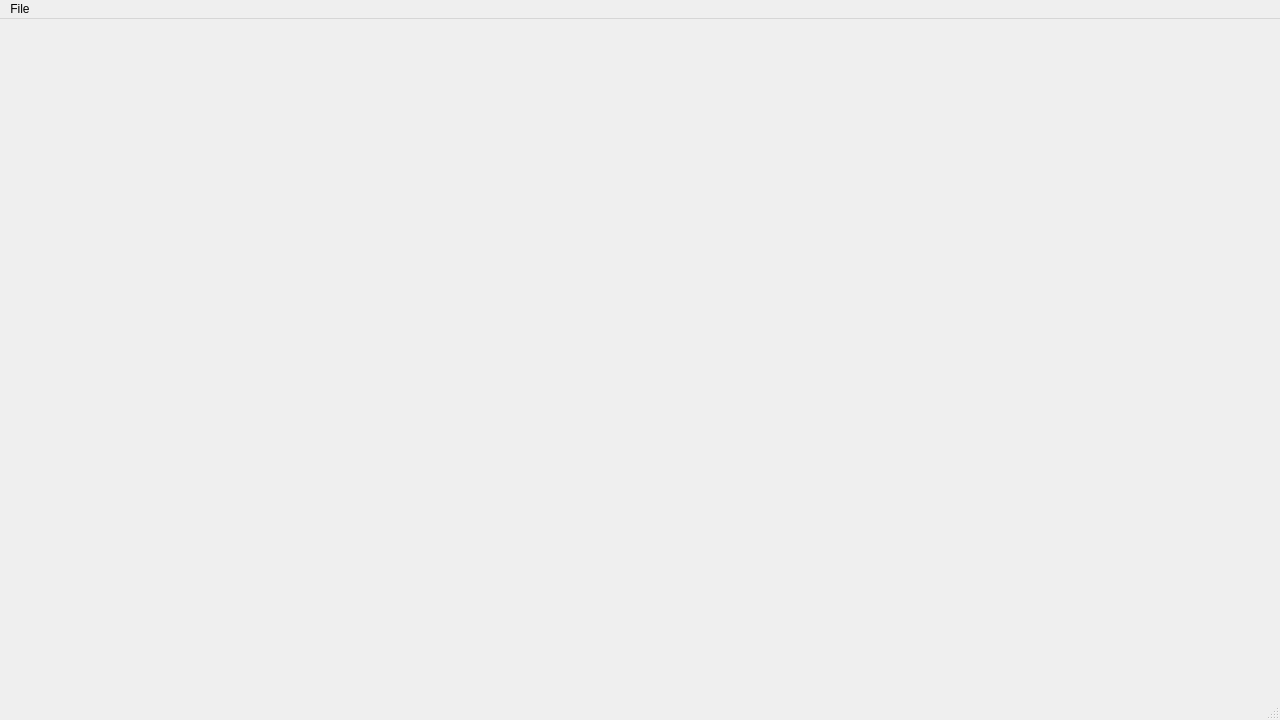
<?xml version="1.0" encoding="UTF-8"?>
<ui version="4.0">
 <class>MainWindow</class>
 <widget class="QMainWindow" name="MainWindow">
  <property name="geometry">
   <rect>
    <x>0</x>
    <y>0</y>
    <width>1280</width>
    <height>720</height>
   </rect>
  </property>
  <property name="sizePolicy">
   <sizepolicy hsizetype="Fixed" vsizetype="Fixed">
    <horstretch>0</horstretch>
    <verstretch>0</verstretch>
   </sizepolicy>
  </property>
  <property name="maximumSize">
   <size>
    <width>1280</width>
    <height>720</height>
   </size>
  </property>
  <property name="windowTitle">
   <string>Operation Graduation</string>
  </property>
  <property name="styleSheet">
   <string notr="true">background-image: url(:/Other/images/other/Title720.jpg);
</string>
  </property>
  <widget class="QWidget" name="centralwidget">
   <widget class="QMdiArea" name="mdiArea">
    <property name="geometry">
     <rect>
      <x>0</x>
      <y>0</y>
      <width>1280</width>
      <height>720</height>
     </rect>
    </property>
    <property name="styleSheet">
     <string notr="true">background-image: url(:/Other/images/other/Title720.jpg);
background-position: center center;
width: 1280;
height: 720;</string>
    </property>
    <property name="background">
     <brush brushstyle="NoBrush">
      <color alpha="255">
       <red>68</red>
       <green>68</green>
       <blue>68</blue>
      </color>
     </brush>
    </property>
    <property name="tabsMovable">
     <bool>false</bool>
    </property>
   </widget>
  </widget>
  <widget class="QMenuBar" name="menubar">
   <property name="geometry">
    <rect>
     <x>0</x>
     <y>0</y>
     <width>1280</width>
     <height>21</height>
    </rect>
   </property>
   <property name="defaultUp">
    <bool>false</bool>
   </property>
   <property name="nativeMenuBar">
    <bool>false</bool>
   </property>
   <widget class="QMenu" name="menuFile">
    <property name="geometry">
     <rect>
      <x>481</x>
      <y>174</y>
      <width>135</width>
      <height>169</height>
     </rect>
    </property>
    <property name="sizePolicy">
     <sizepolicy hsizetype="Fixed" vsizetype="Preferred">
      <horstretch>0</horstretch>
      <verstretch>0</verstretch>
     </sizepolicy>
    </property>
    <property name="title">
     <string>File</string>
    </property>
    <addaction name="actionNew_Game"/>
    <addaction name="actionLoad_Game"/>
    <addaction name="actionSave_Game"/>
    <addaction name="actionSave_As"/>
    <addaction name="separator"/>
    <addaction name="actionExit"/>
   </widget>
   <addaction name="menuFile"/>
  </widget>
  <widget class="QStatusBar" name="statusbar"/>
  <action name="actionNew_Game">
   <property name="text">
    <string>New Game</string>
   </property>
  </action>
  <action name="actionLoad_Game">
   <property name="text">
    <string>Load Game</string>
   </property>
  </action>
  <action name="actionSave_Game">
   <property name="text">
    <string>Save Game</string>
   </property>
  </action>
  <action name="actionSave_As">
   <property name="text">
    <string>Save As</string>
   </property>
  </action>
  <action name="actionExit">
   <property name="text">
    <string>Exit</string>
   </property>
  </action>
 </widget>
 <resources/>
 <connections>
  <connection>
   <sender>actionExit</sender>
   <signal>triggered()</signal>
   <receiver>MainWindow</receiver>
   <slot>close()</slot>
   <hints>
    <hint type="sourcelabel">
     <x>-1</x>
     <y>-1</y>
    </hint>
    <hint type="destinationlabel">
     <x>639</x>
     <y>359</y>
    </hint>
   </hints>
  </connection>
  <connection>
   <sender>actionNew_Game</sender>
   <signal>triggered()</signal>
   <receiver>MainWindow</receiver>
   <slot>newGame()</slot>
   <hints>
    <hint type="sourcelabel">
     <x>-1</x>
     <y>-1</y>
    </hint>
    <hint type="destinationlabel">
     <x>639</x>
     <y>359</y>
    </hint>
   </hints>
  </connection>
 </connections>
 <slots>
  <slot>newGame()</slot>
 </slots>
</ui>
